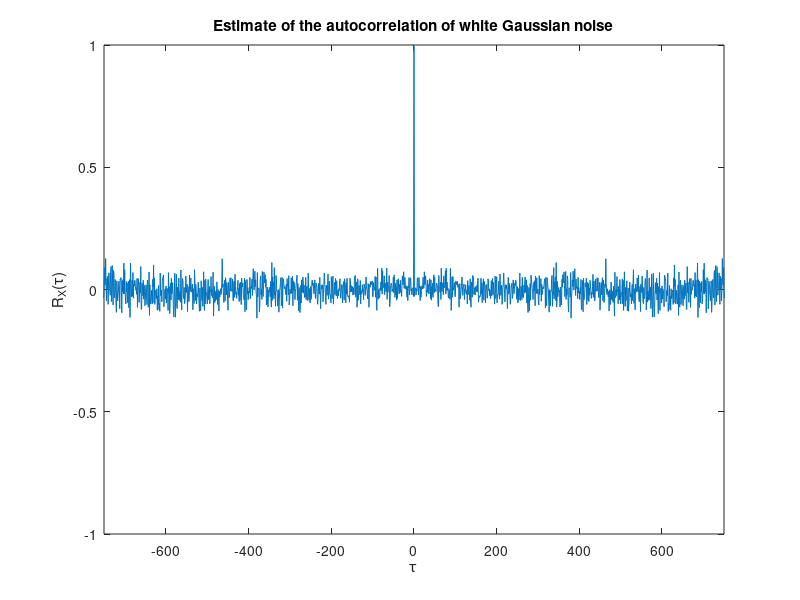

MATLAB code to generate this figure:
clear;
close all;

%% 2.1 ACF OF UNCORRELATED SEQUENCES

%% Parameters
N = 1000;

%% Signals
x = randn(1,N);

%% Computations
tau = -999:999;
R = xcorr(x, 999, 'unbiased');

plot(tau, R);
axis([-0.75*N 0.75*N -1 1]);
title('Estimate of the autocorrelation of white Gaussian noise');
xlabel('\tau');
ylabel('R_X(\tau)');